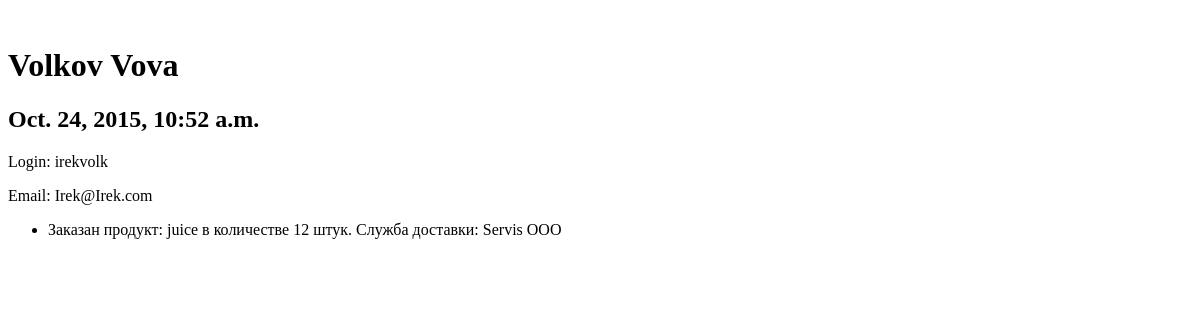
/lunch/2/, run on an earlier commit of the app's database.
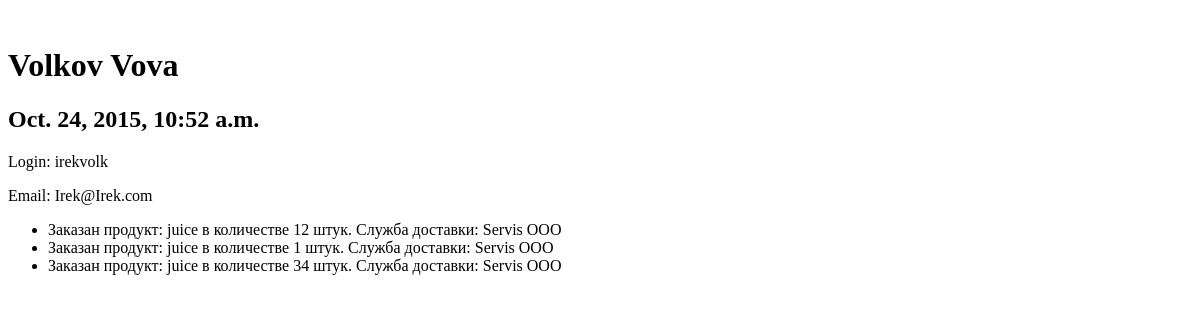
And on a later commit of the database.
### lunch/models.py (models this page shows, shortened)
class OrderProductLine(models.Model):
    NumProduct = models.IntegerField()
    Confirmation = models.BooleanField()
    OrderID = models.ForeignKey('Order')
    ProductID = models.ForeignKey('Product')

class Product(models.Model):
    NameProduct = models.CharField(max_length=30)
    Price = models.FloatField()
    DeliveryID = models.ForeignKey('DeliveryService')
    ProductCategoryID = models.ForeignKey('ProductCategory')

class DeliveryService(models.Model):
    NameServis = models.CharField(max_length=30)
    Telephone = models.CharField(max_length=30)

### lunch/views.py (the view)
# urls.py: url(r'^(?P<order_id>[0-9]+)/$', views.detail, name='detail'),
def detail(request, order_id):
    order = get_object_or_404(Order, pk=order_id)
    return render(request, 'lunch/detail.html', {'order': order})

### lunch/templates/lunch/detail.html
﻿<h1>{{ order.UserID.SurnameUser }} {{ order.UserID.NameUser }}</h1>
<h2>{{ order.DateOrder }}</h2>
<p>Login: {{ order.UserID.Login }} </p>
<p>Email: {{ order.UserID.Email }}</p>
<ul>
{% for OrderProductLine in order.orderproductline_set.all %}
    <li>Заказан продукт: {{ OrderProductLine.ProductID.NameProduct }}
	в количестве  {{ OrderProductLine.NumProduct }} штук. Служба доставки:
	{{ OrderProductLine.ProductID.DeliveryID.NameServis }}</li>
{% endfor %}
</ul>

What changed in the data, as far as the page shows it:
added OrderProductLine: ProductID.NameProduct "juice", NumProduct "1", ProductID.DeliveryID.NameServis "Servis OOO"
added OrderProductLine: ProductID.NameProduct "juice", NumProduct "34", ProductID.DeliveryID.NameServis "Servis OOO"
